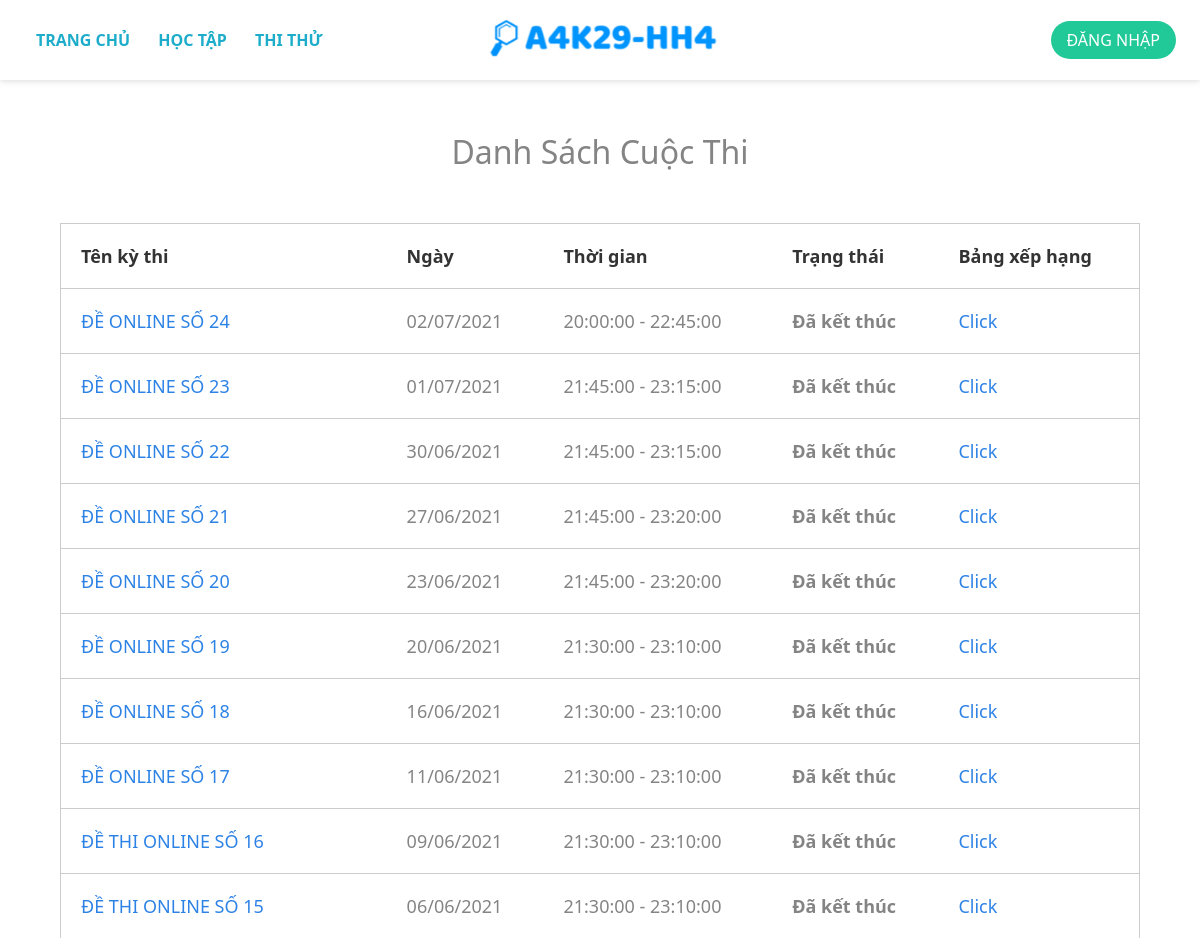
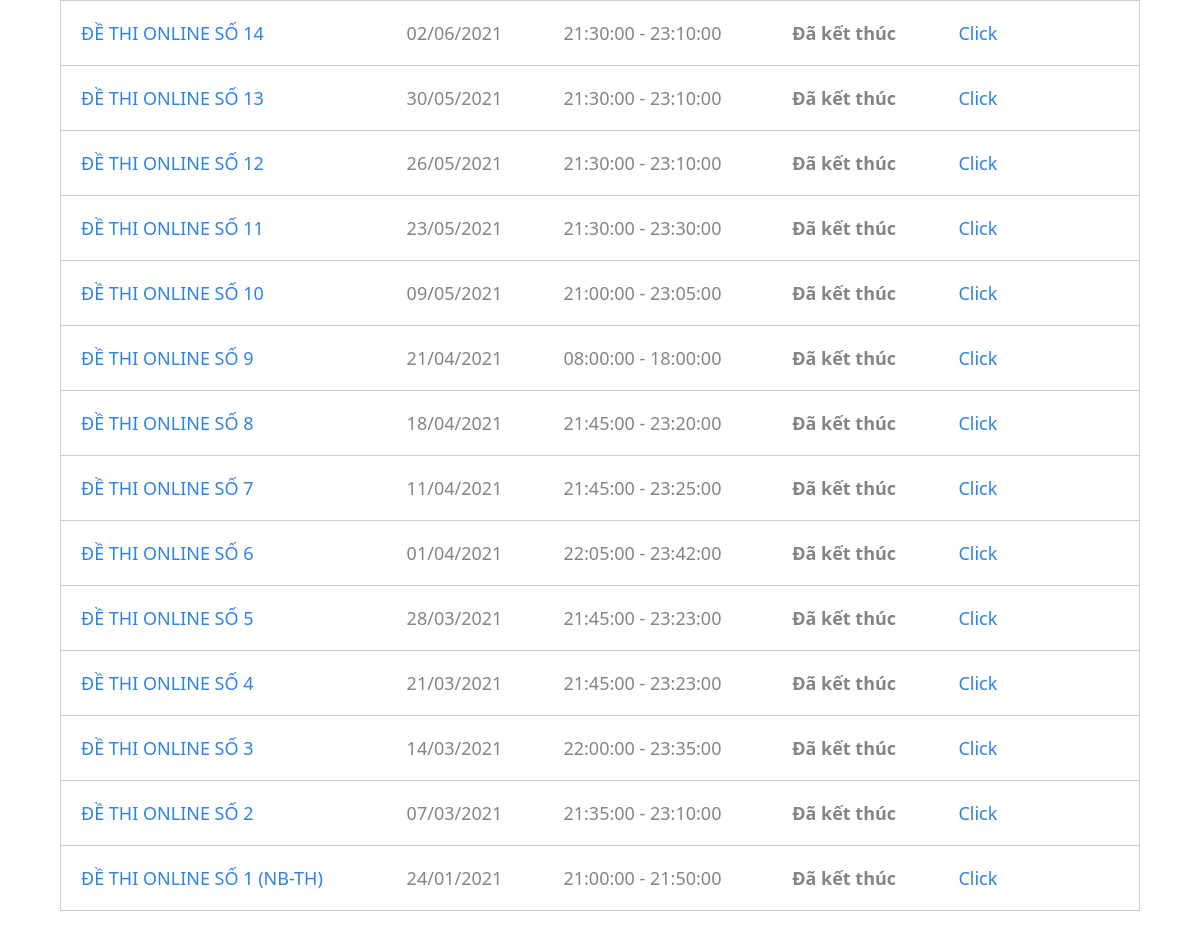
/contest_list.php, run on the app's committed database (2 pictures, top to bottom).
### tables this page shows
CREATE TABLE `danhsach_cuocthi` (
  `idcuocthi` int(100) NOT NULL,
  `tencuocthi` varchar(1000) NOT NULL,
  `ngay` date NOT NULL,
  `giobatdau` time NOT NULL,
  `gioketthuc` time NOT NULL,
  `sotrang` int(100) NOT NULL,
  `socauhoi` int(100) NOT NULL,
  `dapan` varchar(1000) NOT NULL
);

### contest_list.php (the view, shortened to what this page needs)
<?php require_once './lib/config.php'; ?>
<!DOCTYPE html>
<html>
<head>
	<link rel="stylesheet" type="text/css" href="main.css">
</head>
<body>
	<?php require 'header.php'; ?>
	<div class="list-container">
		<h1 style='font-weight:500; margin-top:50px;'>Danh Sách Cuộc Thi </h1>
		<table>
			<thead>
 				<tr>
					<th style='color: rgba(0,0,0,0.8)';>Tên kỳ thi</th>
					<th style='color: rgba(0,0,0,0.8)';>Ngày</th>
					<th style='color: rgba(0,0,0,0.8)';>Thời gian</th>
					<th style='color: rgba(0,0,0,0.8)';>Trạng thái</th>
					<th style='color: rgba(0,0,0,0.8)';>Bảng xếp hạng</th>
				</tr>
			</thead>
			<tbody>
					<?php
						$query = mysqli_query($conn,"SELECT * FROM danhsach_cuocthi ORDER BY idcuocthi DESC");
						while ($row = mysqli_fetch_array($query)){
					?>
					<tr>
						<td><a href="contest.php?c=<?php echo $row['idcuocthi']?>"> <?php echo $row['tencuocthi']?></a></td>
						<td><?php echo date_format(date_create($row['ngay']),"d/m/Y"); ?></td>
						<td><?php echo $row['giobatdau']. ' - ' . $row['gioketthuc']?></td>
						<td>
							<?php
								$date = $row['ngay'];
								$beginTime = $row['giobatdau'];
								$endTime = $row['gioketthuc'];
								 $now = time();
								 $time = $date.' '.$beginTime;
								 $time = date_parse_from_format('Y-m-d H:i:s', $time);
								 $begin_time_stamp = mktime($time['hour'],$time['minute'],$time['second'],$time['month'],$time['day'],$time['year']);
								 $time = $date.' '.$endTime;
								 $time = date_parse_from_format('Y-m-d H:i:s', $time);
								 $end_time_stamp = mktime($time['hour'],$time['minute'],$time['second'],$time['month'],$time['day'],$time['year']);
								 if (($now - $begin_time_stamp) < 0){
									echo "<span style='color:#fb9902; font-weight: 600;'>Sắp diễn ra </span>";
								 }
								 elseif (($now - $end_time_stamp) > 0) {
									 echo "<span style='font-weight: 600;'>Đã kết thúc</span>";
								 }
								 else {
									 echo "<span style='color:#0bde3f; font-weight: 600;'>Đang diễn ra</span>";
								 }
							?>
						</td>
						<td><a href="leaderboard_C.php?c=<?php echo $row['idcuocthi']?>">Click</a></td>
					<?php } ?>
					</tr>
			</tbody>
		</table>
	</div>
</body>
</html>

### main.css (style rules this page uses)
:root { --bg-html: #ffffff; --text-color: #848484; --header-height: 5rem; --header-shadow: 0px 0px 9px 3px rgba(41,41,41,.1); --banner-height: 680px; --z-index_header: 10000; --z-index_Mobile_header: 100; --z-index_banner: 99; --z-index_banner__heading: 100; --color-theme: #ff5f5f; --pink: #ff5c62; --my-green: #0ff5a4; --green: #28a745; --teal: #20c997; --cyan: #17a2b8; --gray: #6c757d; --gray-dark: #343a40; --primary: #007bff; --secondary: #6c757d; --success: #28a745; --info: #17a2b8; --private-info: #56c6c6; --warning: #ffc107; --danger: #dc3545; --light: #f8f9fa; --dark: #343a40; --font-family-sans-serif: -apple-system,BlinkMacSystemFont,"Segoe UI",Roboto,"Helvetica Neue",Arial,"Noto Sans",sans-serif,"Apple Color Emoji","Segoe UI Emoji","Segoe UI Symbol","Noto Color Emoji"; --font-family-monospace: SFMono-Regular,Menlo,Monaco,Consolas,"Liberation Mono","Courier New",monospace; }
* { box-sizing: inherit; outline: none; padding: 0; margin: 0; }
html { font-size: 16px; font-family: 'Segoe UI', sans-serif; box-sizing: border-box; color: var(--text-color); background-color: var(--bg-html); }
body { font-style: normal; font-weight: normal; font-weight: 400; min-height: 100vh; display: flex; flex-direction: column; }
h1 { margin: 0; }
a { text-decoration: none !important; }

### contest_list.php (style rules this page uses)
.list-container { text-align: center; }
table { width: 90%; max-width: 1100px; border-collapse: collapse; table-layout: auto; margin: 50px auto; }
th { background-color: rgb(255, 255, 255); color: white; font-weight: bold; }
td { background-color: rgb(255, 255, 255); }
td, th { padding: 20px; text-align: left; font-size: 18px; }
tr { border: 1px solid #ccc; }
a { color: #0068e0d3; }

### data on the page
danhsach_cuocthi: tencuocthi "ĐỀ ONLINE SỐ 24", ngay "02/07/2021", giobatdau "20:00:00", gioketthuc "22:45:00", shows "Đã kết thúc"
danhsach_cuocthi: tencuocthi "ĐỀ ONLINE SỐ 23", ngay "01/07/2021", giobatdau "21:45:00", gioketthuc "23:15:00", shows "Đã kết thúc"
danhsach_cuocthi: tencuocthi "ĐỀ ONLINE SỐ 22", ngay "30/06/2021", giobatdau "21:45:00", gioketthuc "23:15:00", shows "Đã kết thúc"
danhsach_cuocthi: tencuocthi "ĐỀ ONLINE SỐ 21", ngay "27/06/2021", giobatdau "21:45:00", gioketthuc "23:20:00", shows "Đã kết thúc"
danhsach_cuocthi: tencuocthi "ĐỀ ONLINE SỐ 20", ngay "23/06/2021", giobatdau "21:45:00", gioketthuc "23:20:00", shows "Đã kết thúc"
danhsach_cuocthi: tencuocthi "ĐỀ ONLINE SỐ 19", ngay "20/06/2021", giobatdau "21:30:00", gioketthuc "23:10:00", shows "Đã kết thúc"
danhsach_cuocthi: tencuocthi "ĐỀ ONLINE SỐ 18", ngay "16/06/2021", giobatdau "21:30:00", gioketthuc "23:10:00", shows "Đã kết thúc"
danhsach_cuocthi: tencuocthi "ĐỀ ONLINE SỐ 17", ngay "11/06/2021", giobatdau "21:30:00", gioketthuc "23:10:00", shows "Đã kết thúc"
danhsach_cuocthi: tencuocthi "ĐỀ THI ONLINE SỐ 16", ngay "09/06/2021", giobatdau "21:30:00", gioketthuc "23:10:00", shows "Đã kết thúc"
danhsach_cuocthi: tencuocthi "ĐỀ THI ONLINE SỐ 15", ngay "06/06/2021", giobatdau "21:30:00", gioketthuc "23:10:00", shows "Đã kết thúc"
danhsach_cuocthi: tencuocthi "ĐỀ THI ONLINE SỐ 14", ngay "02/06/2021", giobatdau "21:30:00", gioketthuc "23:10:00", shows "Đã kết thúc"
danhsach_cuocthi: tencuocthi "ĐỀ THI ONLINE SỐ 13", ngay "30/05/2021", giobatdau "21:30:00", gioketthuc "23:10:00", shows "Đã kết thúc"
danhsach_cuocthi: tencuocthi "ĐỀ THI ONLINE SỐ 12", ngay "26/05/2021", giobatdau "21:30:00", gioketthuc "23:10:00", shows "Đã kết thúc"
danhsach_cuocthi: tencuocthi "ĐỀ THI ONLINE SỐ 11", ngay "23/05/2021", giobatdau "21:30:00", gioketthuc "23:30:00", shows "Đã kết thúc"
danhsach_cuocthi: tencuocthi "ĐỀ THI ONLINE SỐ 10", ngay "09/05/2021", giobatdau "21:00:00", gioketthuc "23:05:00", shows "Đã kết thúc"
danhsach_cuocthi: tencuocthi "ĐỀ THI ONLINE SỐ 9", ngay "21/04/2021", giobatdau "08:00:00", gioketthuc "18:00:00", shows "Đã kết thúc"
danhsach_cuocthi: tencuocthi "ĐỀ THI ONLINE SỐ 8", ngay "18/04/2021", giobatdau "21:45:00", gioketthuc "23:20:00", shows "Đã kết thúc"
danhsach_cuocthi: tencuocthi "ĐỀ THI ONLINE SỐ 7", ngay "11/04/2021", giobatdau "21:45:00", gioketthuc "23:25:00", shows "Đã kết thúc"
danhsach_cuocthi: tencuocthi "ĐỀ THI ONLINE SỐ 6", ngay "01/04/2021", giobatdau "22:05:00", gioketthuc "23:42:00", shows "Đã kết thúc"
danhsach_cuocthi: tencuocthi "ĐỀ THI ONLINE SỐ 5", ngay "28/03/2021", giobatdau "21:45:00", gioketthuc "23:23:00", shows "Đã kết thúc"
danhsach_cuocthi: tencuocthi "ĐỀ THI ONLINE SỐ 4", ngay "21/03/2021", giobatdau "21:45:00", gioketthuc "23:23:00", shows "Đã kết thúc"
danhsach_cuocthi: tencuocthi "ĐỀ THI ONLINE SỐ 3", ngay "14/03/2021", giobatdau "22:00:00", gioketthuc "23:35:00", shows "Đã kết thúc"
danhsach_cuocthi: tencuocthi "ĐỀ THI ONLINE SỐ 2", ngay "07/03/2021", giobatdau "21:35:00", gioketthuc "23:10:00", shows "Đã kết thúc"
danhsach_cuocthi: tencuocthi "ĐỀ THI ONLINE SỐ 1 (NB-TH)", ngay "24/01/2021", giobatdau "21:00:00", gioketthuc "21:50:00", shows "Đã kết thúc"
